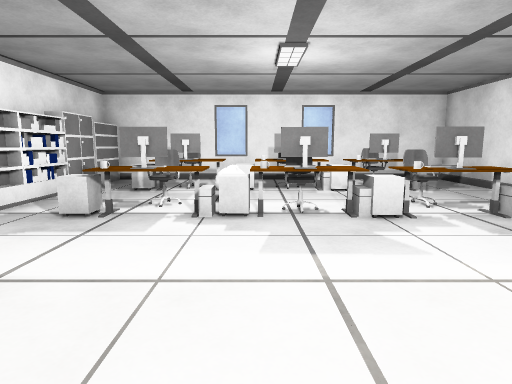
View 1 (above)

16 first-person views from a walk through a Unity game level. The camera is 1.2 m above the floor, tilts 8° down and sees 75° across. The floor is counted in squares, 1 m on a side. Each view is taken from the middle of a square. On the plan, view 1 faces up. The plan holds only what a view shows up to about 14 squares ahead; the rest is blank. The place goes on beyond the plan. The player character is not drawn.

View 2
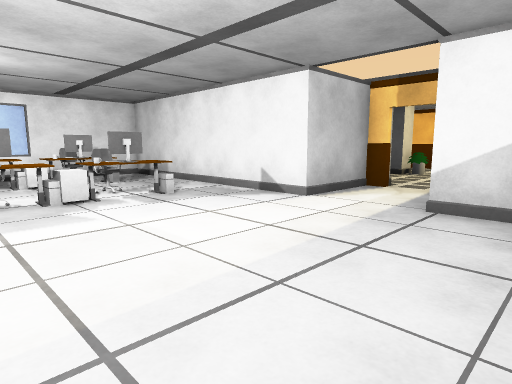

View 3
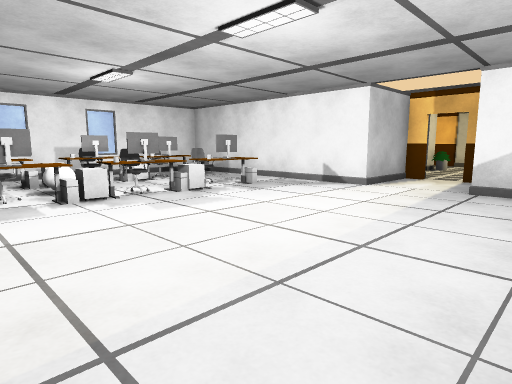

View 4
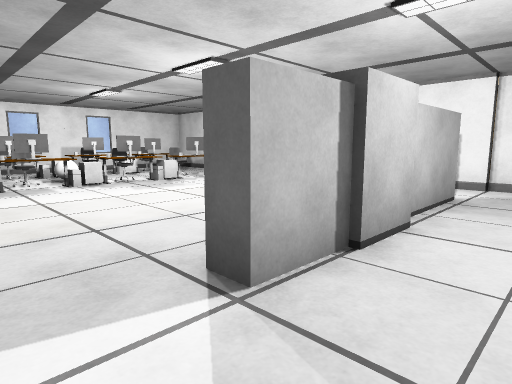

View 5
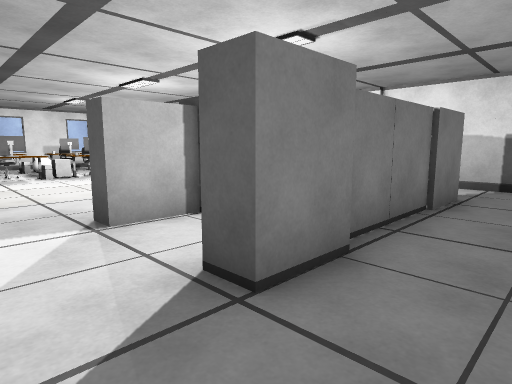

View 6
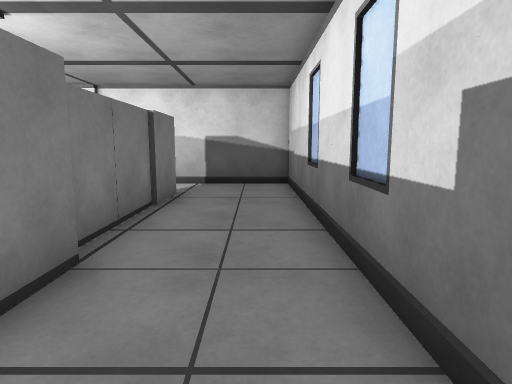

View 7
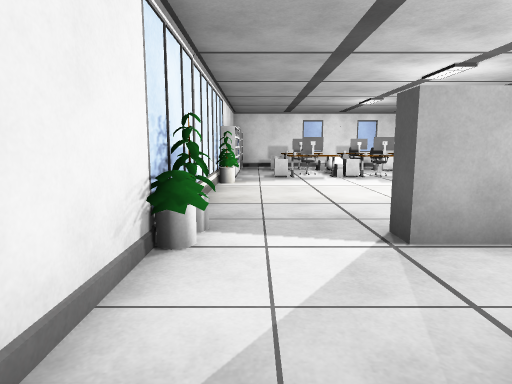

View 8
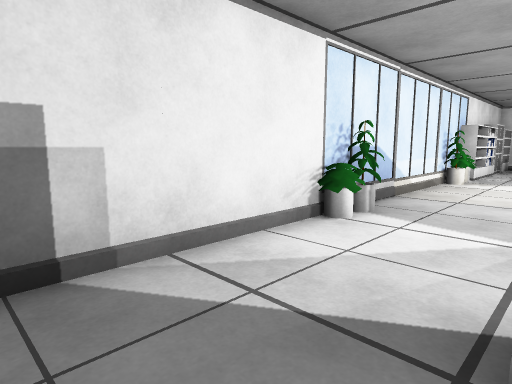

View 9
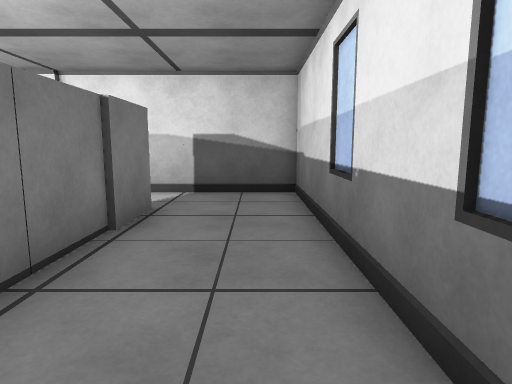

View 10
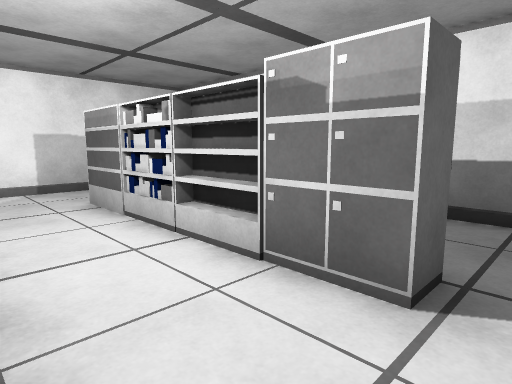

View 11
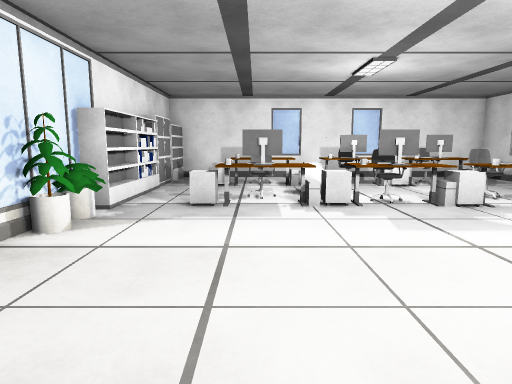

View 12
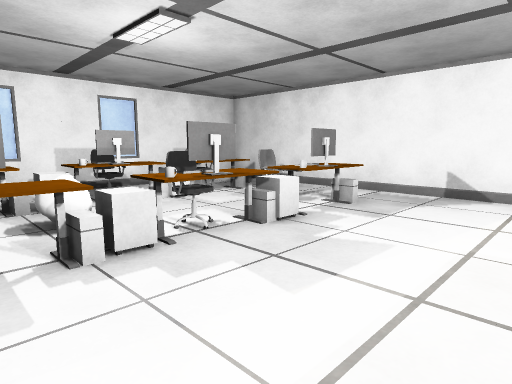

View 13
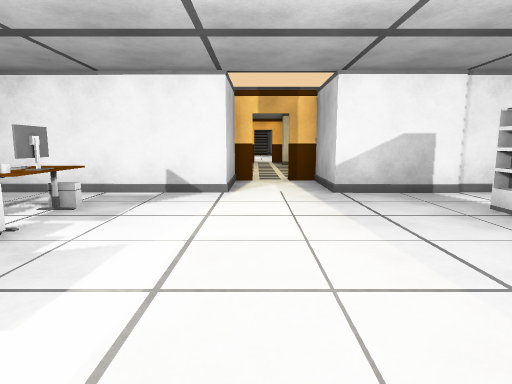

View 14
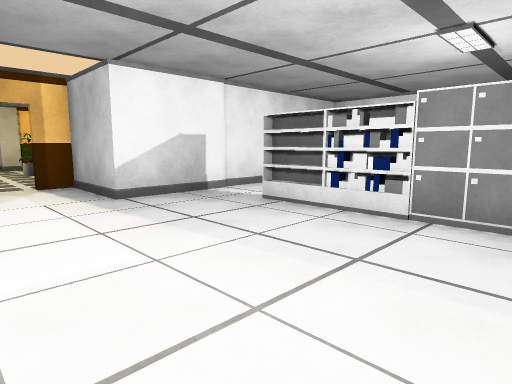

View 15
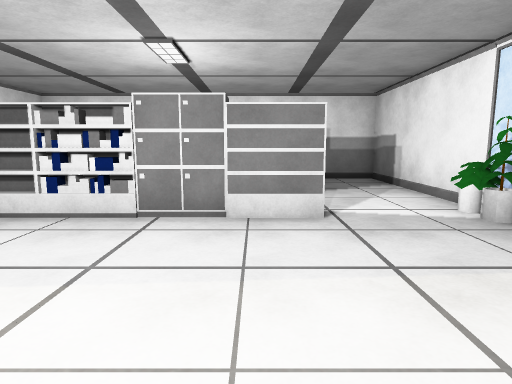

View 16
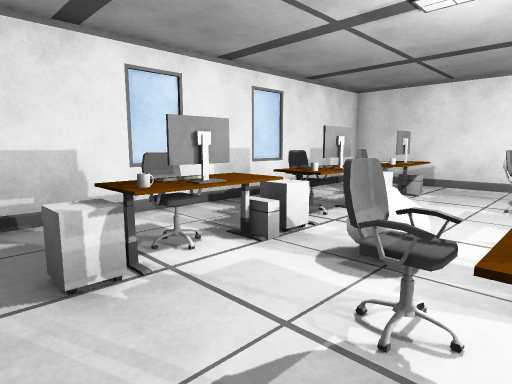

### Floor plan
Points are (right, up) in squares from view 1. A wall is a line through its corners. A room is listed if a view was taken in it or the views show most of it. See-through windows are left out.
Room 1 (views 1, 2, 3, 4, 5, 6, 7, 8, 9, 10, 11, 12, 13, 14, 15, 16)
walls: (-5.2, 3.5) (-5.2, -1.6); (-5.2, -3.4) (-5.2, -9) (6.4, -9) (6.5, 0) (9.4, 0); (9.4, 2) (9.4, 2.7) (6.5, 2.7) (6.5, 11.7) (-4.9, 11.7)
ways out: opening at (9, 1)
objects: cabinet (-6, 9) to (-5, 9); other object (-5, -3); other object (-5, -2); other object (-5, 4); other object (-5, 5); shelf (-5, 6); shelf (-5, 8); shelf (-5, 11); other object (-3, 5) to (-1, 7); other object (-3, 9) to (-1, 10); cabinet (-2, -6) to (-1, -6); shelf (-2, -3) to (-1, -3); other object (-1, 5) to (2, 6); other object (-1, 7) to (0, 8); shelf (0, -6); cabinet (0, -3) to (1, -3); other object (0, 9) to (1, 10); shelf (1, -6) to (2, -6); shelf (2, -3); other object (2, 9) to (4, 10); shelf (3, -6) to (4, -6); shelf (3, -3) to (4, -3); other object (3, 5) to (4, 7)

Positions as (right, up) in squares from view 1, and headings:
1: (0, 0), facing up
2: (0, -2), facing up-right
3: (-3, -2), facing up-right
4: (-4, -5), facing up-right
5: (-4, -8), facing up-right
6: (-4, -8), facing right
7: (-4, -7), facing up
8: (-2, -8), facing up-left
9: (-2, -8), facing right
10: (-3, -3), facing down-right
11: (-2, -1), facing up
12: (-2, 2), facing up-right
13: (-2, 2), facing right
14: (-1, 3), facing down-right
15: (-1, 3), facing down
16: (-4, 6), facing up-right
